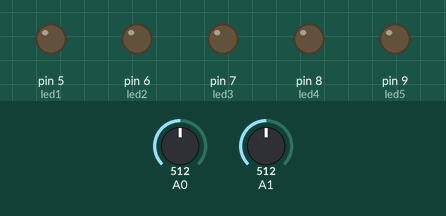
This sketch was run on a simulated Arduino Uno, built with avr-gcc and run on an emulated ATmega328P. On the bench: output pins drawn as LEDs (lit = HIGH). The test bench sets the inputs (shaded band); at power-on: A0 = 512, A1 = 512.

Above: at 1.2 s.
1.3 s: A0 set to 561
At 2.3 s:
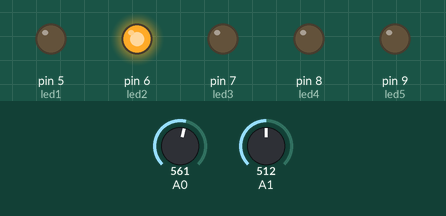
2.8 s: A1 set to 536
4.3 s: A1 set to 561
At 4.6 s:
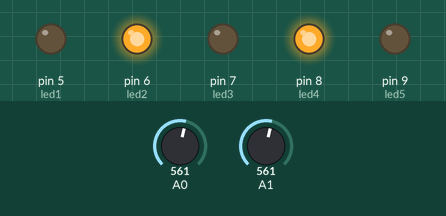
5.8 s: A0 set to 511
At 6.9 s:
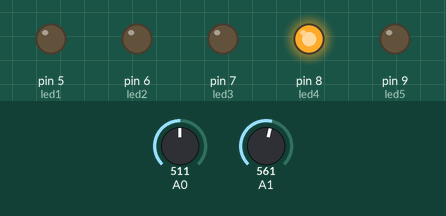
7.3 s: A0 set to 491
8.8 s: A0 set to 468
At 9.2 s:
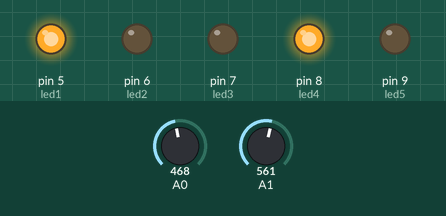
Timing chart, 0 to 11.3 s (numbered marks = the images above; inputs shaded):
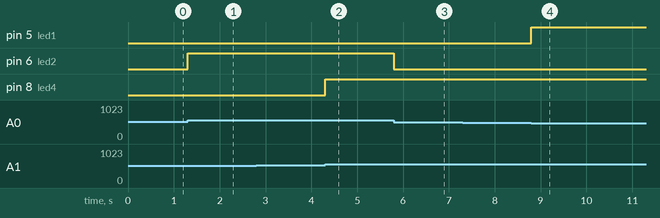

The sketch:

joystick.ino
```cpp
#define led1 5
#define led2 6
#define led3 7
#define led4 8
#define led5 9

int deger;
int derece;
int drx;
int dgrx;

void setup() {
  pinMode(led1, OUTPUT);
  pinMode(led2, OUTPUT);
  pinMode(led3, OUTPUT);
  pinMode(led4, OUTPUT);
  pinMode(led5, OUTPUT);
}

void loop() {
  // put your main code here, to run repeatedly:
  deger = analogRead(A0);
  derece = map(deger, 0,1023,0,180);
  dgrx = analogRead(A1);
  drx = map(dgrx, 0,1023,0,180);
  if(derece >= 0 && derece <85)
  digitalWrite(led1, HIGH);
  else
  digitalWrite(led1, LOW);
  if(derece > 95 && derece <= 180)
  digitalWrite(led2, HIGH);
  else
  digitalWrite(led2, LOW);
  if(drx >= 0 && drx < 85)
  digitalWrite(led3, HIGH);
  else
  digitalWrite(led3, LOW);
  if(drx > 95 && drx <= 180)
  digitalWrite(led4, HIGH);
  else
  digitalWrite(led4, LOW);


}
```

Measured:
- the behaviour switches between 545 and 546 on A0 (found by bisection; images 0 and 1)
- the behaviour switches between 545 and 546 on A1 (found by bisection; images 1 and 2)
- the behaviour switches between 484 and 483 on A0 (found by bisection; images 3 and 4)
- after the input at 1.3 s, pin 6 (led2): LOW → HIGH at once
- after the input at 2.8 s, every drawn part: stays the same
- after the input at 4.3 s, pin 8 (led4): LOW → HIGH at once
- after the input at 5.8 s, pin 6 (led2): HIGH → LOW at once
- after the input at 7.3 s, every drawn part: stays the same
- after the input at 8.8 s, pin 5 (led1): LOW → HIGH at once
